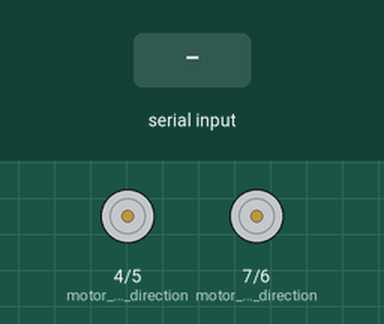
Recording of a sketch running on a simulated Arduino Uno, built for the host (arithmetic inside an expression is 32-bit, double 64-bit). Shown: direction and speed pins drawn as motors (green arrow = direction pin HIGH = forward, orange = LOW = backward, longer = more drive). Inputs (shaded band) come from the test bench.

Above: at 1.2 s.
1.3 s: "f\n" received over Serial
At 2.3 s:
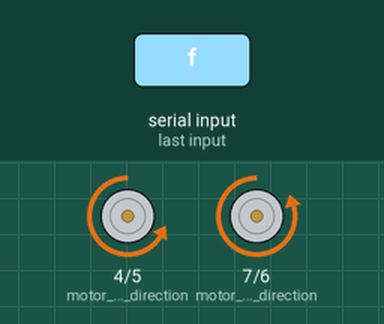
2.8 s: "r\n" received over Serial
At 3.4 s:
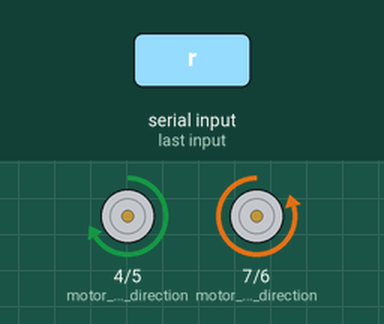
4.3 s: "l\n" received over Serial
At 5.7 s:
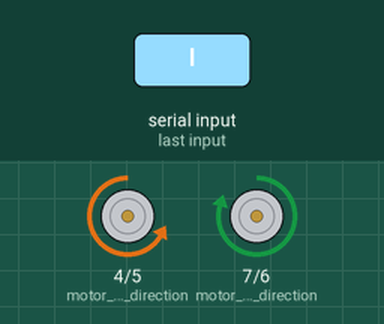
Timing chart, 0 to 7.3 s (numbered marks = the images above; inputs shaded):
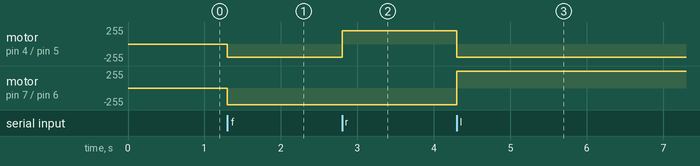

The sketch:

carw.ino
```cpp
// Направление
#define motor_left_direction 4
#define motor_right_direction 7

// Скорость
#define motor_left_speed 5
#define motor_right_speed 6

bool forward = false;
bool right = false;
bool left = false;
bool stop = true;

void setup() {
  Serial.begin(115200);
  pinMode(motor_left_direction, OUTPUT);
  pinMode(motor_right_direction, OUTPUT);
  pinMode(motor_left_speed, OUTPUT);
  pinMode(motor_right_speed, OUTPUT);
}

void loop() {
  if (Serial.available() > 0) {
    String data = Serial.readStringUntil('\n');
    data.trim();
    get_direction(data);
    drive();
  }
}

void get_direction(String data) {
  if (data == 'f') {
    forward = true;
    right = false;
    left = false;
    stop = false;
  } else if (data == 'r') {
    forward = false;
    right = true;
    left = false;
    stop = false;
  } else if (data == 'l') {
    forward = false;
    right = false;
    left = true;
    stop = false;
  } else if (data == 's') {
    forward = false;
    right = false;
    left = false;
    stop = true;
  }
}

// Направление
// #define motor_left_direction 4
// #define motor_right_direction 7

// // Скорость
// #define motor_left_speed 5
// #define motor_right_speed 6

void drive() {
  if (forward) {
    analogWrite(motor_left_speed, 200);
    digitalWrite(motor_left_direction, LOW);
    analogWrite(motor_right_speed, 250);
    digitalWrite(motor_right_direction, LOW);
  } else if (right) {
    analogWrite(motor_left_speed, 200);
    digitalWrite(motor_left_direction, HIGH);
    analogWrite(motor_right_speed, 250);
    digitalWrite(motor_right_direction, LOW);
  } else if (left) {
    analogWrite(motor_left_speed, 200);
    digitalWrite(motor_left_direction, LOW);
    analogWrite(motor_right_speed, 250);
    digitalWrite(motor_right_direction, HIGH);
  } else if (stop) {
    digitalWrite(motor_left_speed, LOW);
    digitalWrite(motor_left_direction, LOW);
    digitalWrite(motor_right_speed, LOW);
    digitalWrite(motor_right_direction, LOW);
  }
}
```

Measured:
- after the input at 1.3 s, motor on pin 4 (motor_left_direction) / pin 5 (motor_left_speed): stopped → backward 200/255 at once; motor on pin 7 (motor_right_direction) / pin 6 (motor_right_speed): stopped → backward 250/255 at once
- after the input at 2.8 s, motor on pin 4 (motor_left_direction) / pin 5 (motor_left_speed): backward 200/255 → forward 200/255 at once
- after the input at 4.3 s, motor on pin 4 (motor_left_direction) / pin 5 (motor_left_speed): forward 200/255 → backward 200/255 at once; motor on pin 7 (motor_right_direction) / pin 6 (motor_right_speed): backward 250/255 → forward 250/255 at once
